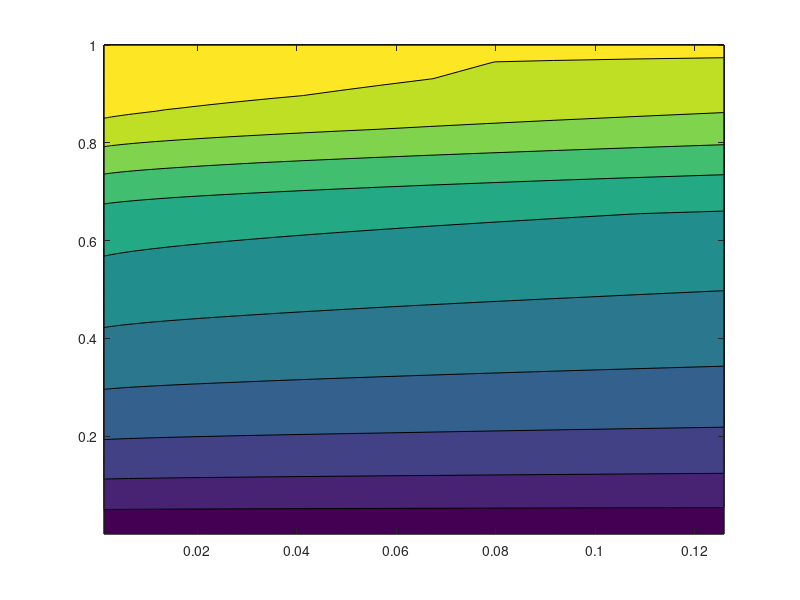
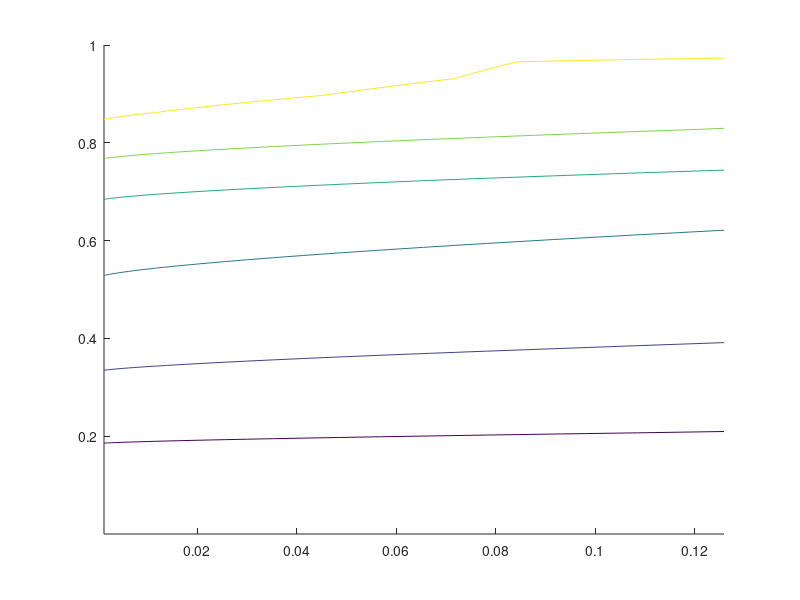

Source code (MATLAB) for these figures, in order: (Note: this script raises an error after producing the figures.)
clear all;
close all;


data_py = load('data-py-sig10');
data_as = load('data-as-sig10');

tmsv = zeros(30, 30);
sb = zeros(30, 30);
for i = 1:30
    for j = 1:30
        tmsv(i,j) = data_py.data(1,i,j);
        sb(i,j) = data_py.data(2,i,j);
    end
end


as = data_as.results;


ts = linspace(0.0001, 1, 30);
% es = logspace(-2.2, -0.9, 30);
es = logspace(-2.9, -0.9, 30);



mask = as > sb;

top = sb;
top(mask) = as(mask);

color_mask = zeros(30, 30);
color_mask(mask) = 1;
color_mask(~mask) =  0;
color_mask(as < 0.5) = -1;



figure 
contourf(es, ts, top);



figure; hAxes = gca;

hold on
set(gca,'FontSize',10)

[C,h] = contour(es, ts, top, 'LevelList', [0.6, 0.65, 0.7, 0.75, 0.8, 0.85], 'EdgeColor', 'k');   
% clabel(C,h)
contP = get(h,'Parent');

% set(findobj(gca,'Type','patch','UserData',2),'EdgeColor',[0 0 0])

X = contP.XLim;
Y = contP.YLim;

% ax1.Visible = 'off';
colormap('hot')

% mnew = imresize(color_mask,30,'bilinear');


img = imagesc(color_mask,'XData',X,'YData',Y);


colormap( hAxes , [1 0 0; 0 0 1 ;0 1 0] );
img.AlphaData = 0.2;


% [C,h] = contour(ts, es, top);   
clabel(C,h,'FontSize', 10);


set(gca, 'XScale', 'log');
xlim([es(1), es(end)]);

ylabel('$T$', 'Interpreter', 'latex');
xlabel('$\epsilon$', 'Interpreter', 'latex');



% text markers 
txt_sat1 = ('s1');
txt_sat2 = ('s2');
txt_sat3 = ('s3');
txt_sat4 = ('s4');

txt_fib11 = ('f11');
txt_fib12 = ('f12');
txt_fib13 = ('f13');
txt_fib14 = ('f14');

txt_fib21 = ('f21');
txt_fib22 = ('f22');
txt_fib23 = ('f23');
txt_fib24 = ('f24');

text(0.0015, .158, txt_fib11);
text(0.0015, .0631, txt_fib12);
text(0.0086, .158, txt_fib13);
text(0.0086, .0631, txt_fib14);

text(0.01, .0251, txt_fib21);
text(0.01, .004, txt_fib22);
text(0.028, .0251, txt_fib23);
text(0.028, .004, txt_fib24);

text(0.014, .063, txt_sat1);
text(0.014, .01, txt_sat2);
text(0.015, .063, txt_sat3);
text(0.015, .01, txt_sat4);

